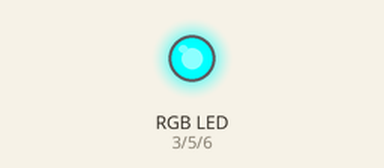
The sketch below on a simulated Arduino Uno, built with avr-gcc and run on an emulated ATmega328P. Shown: an RGB LED mixed from three pins (HIGH = lit).

Above: at 0.05 s.
At 1.45 s:
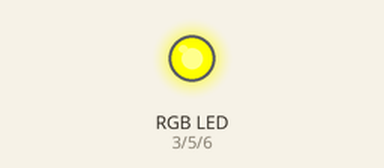
At 2.85 s:
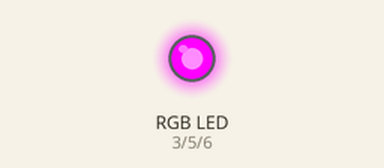
Timing chart, 0 to 3.1 s (numbered marks = the images above):
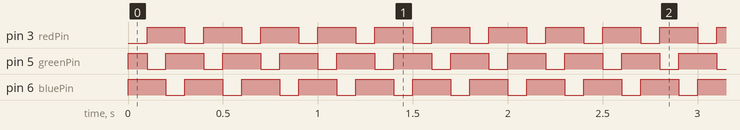

Measured:
- by itself, pin 3 (redPin), pin 6 (bluePin): alternates HIGH for 0.20 s and LOW for 0.10 s
- by itself, pin 5 (greenPin): repeats every 0.30 s: LOW 0.10 s, HIGH 0.20 s

The sketch:

sketch_dec10a.ino
```cpp
#include <Arduino.h>


/*-----------------------------------------------------------------------------
 *  Constant Definitions
 *-----------------------------------------------------------------------------*/
// Declare pins for RGB LED, all PWM pins
const uint8_t redPin = 3;
const uint8_t greenPin = 5;
const uint8_t bluePin = 6;

// Delay between changing the LED colors.  Change this value to experiment with different speeds
int LED_FLASH_DELAY = 100;

void potentiometerDelay();
/*
 * ===  FUNCTION  ======================================================================
 *         Name:  setup
 *  Description:  This function runs when the Arduino first turns on/resets. This is
 *                our chance to take care of all one-time configuration tasks to get
 *                the program ready to begin logging data.
 * =====================================================================================
 */
void setup(void)
{
  // Set up pins for RGB LED
  pinMode(redPin, OUTPUT);
  pinMode(greenPin, OUTPUT);
  pinMode(bluePin, OUTPUT);
}

/*
 * ===  FUNCTION  ======================================================================
 *         Name:  loop
 *  Description:  After setup runs, this loop function runs until the Arduino loses
 *                power or resets. We go through and update each of the attached
 *                sensors, write out the updated values in JSON format, then delay
 *                before repeating the loop again.
 * =====================================================================================
 */
void loop(void)
{
  analogWrite(redPin, 0);
  analogWrite(greenPin, 255);
  analogWrite(bluePin, 255);
  delay(LED_FLASH_DELAY);

  analogWrite(redPin, 255);
  analogWrite(greenPin, 0);
  analogWrite(bluePin, 255);
  delay(LED_FLASH_DELAY);

  analogWrite(redPin, 255);
  analogWrite(greenPin, 255);
  analogWrite(bluePin, 0);
  delay(LED_FLASH_DELAY);
}
```
